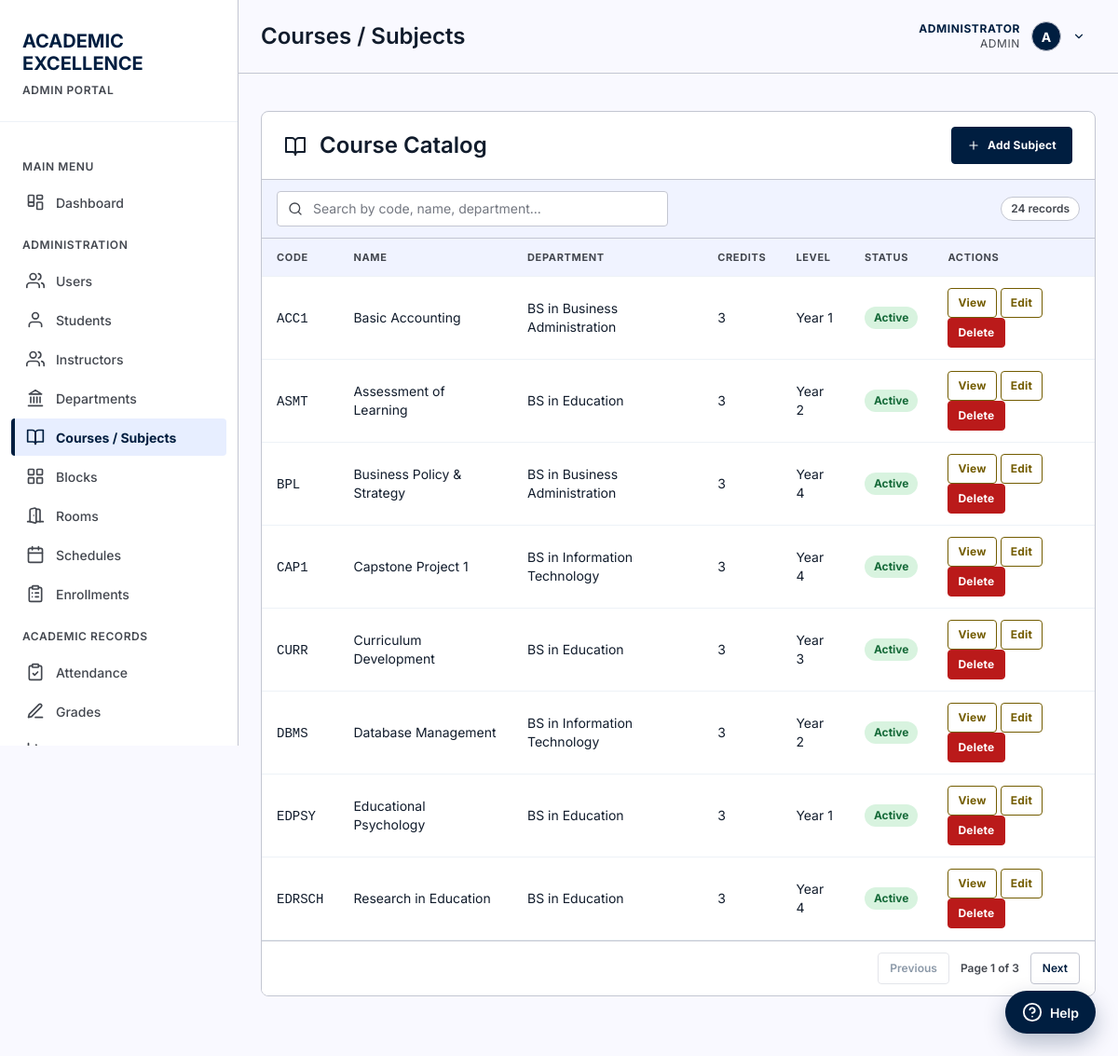
Page /pages/manage-subjects.php (signed in) on the committed database.
### tables this page shows
CREATE TABLE "users" (
                    id INTEGER PRIMARY KEY AUTOINCREMENT,
                    username TEXT NOT NULL UNIQUE,
                    password TEXT NOT NULL,
                    full_name TEXT NOT NULL,
                    email TEXT UNIQUE,
                    role TEXT NOT NULL DEFAULT 'student' CHECK(role IN ('admin', 'instructor', 'student')),
                    is_active INTEGER NOT NULL DEFAULT 1 CHECK(is_active IN (0, 1)),
                    last_login_at DATETIME,
                    created_at DATETIME NOT NULL DEFAULT CURRENT_TIMESTAMP,
                    updated_at DATETIME NOT NULL DEFAULT CURRENT_TIMESTAMP
                );

CREATE TABLE subjects (
        id INTEGER PRIMARY KEY AUTOINCREMENT,
        subject_code TEXT UNIQUE NOT NULL,
        subject_name TEXT NOT NULL,
        description TEXT,
        credits INTEGER DEFAULT 3,
        created_at TIMESTAMP DEFAULT CURRENT_TIMESTAMP
    , department_id INTEGER REFERENCES departments(id) ON DELETE SET NULL, course_level INTEGER, is_active INTEGER NOT NULL DEFAULT 1 CHECK(is_active IN (0, 1)), updated_at DATETIME);

CREATE TABLE departments (
            id INTEGER PRIMARY KEY AUTOINCREMENT,
            department_code TEXT NOT NULL UNIQUE,
            department_name TEXT NOT NULL,
            description TEXT,
            is_active INTEGER NOT NULL DEFAULT 1 CHECK(is_active IN (0, 1)),
            created_at DATETIME NOT NULL DEFAULT CURRENT_TIMESTAMP,
            updated_at DATETIME NOT NULL DEFAULT CURRENT_TIMESTAMP
        );

### includes/auth.php (called while the page is built, shortened)
<?php
function currentUser() {
    static $user = false;
    if ($user === false) {
        $db = getDB();
        $stmt = $db->prepare("SELECT * FROM users WHERE id = :id AND is_active = 1");
        $stmt->execute([':id' => (int) $_SESSION['user_id']]);
        $user = $stmt->fetch() ?: null;
    }
    return $user;
}
function isLoggedIn() {
    return currentUser() !== null;
}
function requireLogin() {
    if (!isLoggedIn()) {
        header('Location: ' . baseUrl() . 'login.php');
        exit();
    }
}
function requireRole(...$roles) {
    requireLogin();
    $user = currentUser();
}
function roleLabel($role) {
    return [
        'admin'      => 'Admin',
        'instructor' => 'Teacher',
        'student'    => 'Student'
    ][$role] ?? ucfirst((string) $role);
}

### pages/manage-subjects.php (the view, shortened to what this page needs)
<?php
requireRole('admin');
$db = getDB();
$subjects = $db->query("
    SELECT s.*, d.department_code, d.department_name
    FROM subjects s
    LEFT JOIN departments d ON s.department_id = d.id
    ORDER BY s.subject_code
")->fetchAll();
$pageTitle = 'Courses / Subjects';
include '../includes/header.php';
?>
<main>
    <div class="card">
        <div class="card-header" style="display: flex; justify-content: space-between; align-items: center;">
            <h2><?php echo icon('book-open', 24); ?> Course Catalog</h2>
            <button class="btn btn-primary" onclick="document.getElementById('addSubjectModal').style.display='block'"><?php echo icon('plus', 14); ?> Add Subject</button>
        </div>
        <div class="table-search-bar">
            <div class="table-search-wrapper">
                <span class="search-icon"><?php echo icon('search', 16); ?></span>
                <input type="text" id="subjectSearch" placeholder="Search by code, name, department...">
            </div>
            <span class="search-count"></span>
        </div>
        <table data-pagination data-page-size="8" id="subjectTable">
            <thead>
                <tr>
                    <th>Code</th>
                    <th>Name</th>
                    <th>Department</th>
                    <th>Credits</th>
                    <th>Level</th>
                    <th>Status</th>
                    <th>Actions</th>
                </tr>
            </thead>
            <tbody>
                <?php foreach ($subjects as $subject): ?>
                <tr data-search="<?php echo htmlspecialchars(strtolower($subject['subject_code'] . ' ' . $subject['subject_name'] . ' ' . ($subject['department_code'] ?? '') . ' ' . ($subject['department_name'] ?? ''))); ?>">
                    <td data-label="Code"><code><?php echo htmlspecialchars($subject['subject_code']); ?></code></td>
                    <td data-label="Name"><?php echo htmlspecialchars($subject['subject_name']); ?></td>
                    <td data-label="Department"><?php echo htmlspecialchars($subject['department_name'] ?? '—'); ?></td>
                    <td data-label="Credits"><?php echo $subject['credits']; ?></td>
                    <td data-label="Level"><?php echo $subject['course_level'] ? 'Year ' . $subject['course_level'] : '—'; ?></td>
                    <td data-label="Status">
                        <span class="attendance-badge status-<?php echo $subject['is_active'] ? 'present' : 'absent'; ?>">
                            <?php echo $subject['is_active'] ? 'Active' : 'Inactive'; ?>
                        </span>
                    </td>
                    <td data-label="Actions">
                        <button type="button" class="btn btn-secondary btn-sm"
                                data-id="<?php echo $subject['id']; ?>"
                                data-code="<?php echo htmlspecialchars($subject['subject_code'], ENT_QUOTES); ?>"
                                data-name="<?php echo htmlspecialchars($subject['subject_name'], ENT_QUOTES); ?>"
                                data-department="<?php echo htmlspecialchars($subject['department_name'] ?? '', ENT_QUOTES); ?>"
                                data-department-id="<?php echo (int) $subject['department_id']; ?>"
                                data-description="<?php echo htmlspecialchars($subject['description'] ?? '', ENT_QUOTES); ?>"
                                data-credits="<?php echo $subject['credits']; ?>"
                                data-level="<?php echo (int) $subject['course_level']; ?>"
                                data-active="<?php echo (int) $subject['is_active']; ?>"
                                data-created="<?php echo htmlspecialchars($subject['created_at'] ?? '', ENT_QUOTES); ?>"
                                onclick="viewSubject(this)">View</button>
                        <button type="button" class="btn btn-secondary btn-sm"
                                data-id="<?php echo $subject['id']; ?>"
                                data-code="<?php echo htmlspecialchars($subject['subject_code'], ENT_QUOTES); ?>"
                                data-name="<?php echo htmlspecialchars($subject['subject_name'], ENT_QUOTES); ?>"
                                data-department-id="<?php echo (int) $subject['department_id']; ?>"
                                data-description="<?php echo htmlspecialchars($subject['description'] ?? '', ENT_QUOTES); ?>"
                                data-credits="<?php echo $subject['credits']; ?>"
                                data-level="<?php echo (int) $subject['course_level']; ?>"
                                data-active="<?php echo (int) $subject['is_active']; ?>"
                                onclick="editSubject(this)">Edit</button>
                        <form method="POST" style="display: inline;" onsubmit="return confirm('Delete this subject?')">
                            <button type="submit" class="btn btn-danger btn-sm">Delete</button>
                        </form>
                    </td>
                </tr>
                <?php endforeach; ?>
            </tbody>
        </table>
    </div>
</main>
<?php include '../includes/footer.php'; ?>

### includes/header.php (shortened to what this page needs)
<?php
$currentPage = basename($_SERVER['PHP_SELF'], '.php');
$assetPrefix = $currentPage === 'index' ? '' : '../';
$user = currentUser();
$role = $user['role'];
$fullName = $user['full_name'];
$roleLabel = roleLabel($role);
$avatarLetter = strtoupper(substr($fullName, 0, 1));
?>
<!DOCTYPE html>
<html lang="en">
<head>
    <link rel="stylesheet" href="<?php echo $assetPrefix; ?>assets/css/style.css">
</head>
<body>
    <aside class="sidebar">
        <div class="sidebar-header">
            <h1>
                <span class="red">ACADEMIC</span><br>
                <span class="white">EXCELLENCE</span>
            </h1>
            <span class="portal-label"><?php echo strtoupper($roleLabel); ?> PORTAL</span>
        </div>
        <nav class="sidebar-menu">
            <div class="menu-category">Main Menu</div>
            <a href="<?php echo $assetPrefix; ?>index.php" class="menu-item <?php echo $currentPage === 'index' ? 'active' : ''; ?>">
                <span class="icon"><?php echo icon('dashboard'); ?></span>
                Dashboard
            </a>
            <?php if ($role === 'admin'): ?>
                <div class="menu-category">Administration</div>
                <a href="<?php echo $assetPrefix; ?>pages/users.php" class="menu-item <?php echo $currentPage === 'users' ? 'active' : ''; ?>">
                    <span class="icon"><?php echo icon('users'); ?></span>
                    Users
                </a>
                <a href="<?php echo $assetPrefix; ?>pages/students.php" class="menu-item <?php echo $currentPage === 'students' ? 'active' : ''; ?>">
                    <span class="icon"><?php echo icon('user'); ?></span>
                    Students
                </a>
                <a href="<?php echo $assetPrefix; ?>pages/instructors.php" class="menu-item <?php echo $currentPage === 'instructors' ? 'active' : ''; ?>">
                    <span class="icon"><?php echo icon('users'); ?></span>
                    Instructors
                </a>
                <a href="<?php echo $assetPrefix; ?>pages/departments.php" class="menu-item <?php echo $currentPage === 'departments' ? 'active' : ''; ?>">
                    <span class="icon"><?php echo icon('landmark'); ?></span>
                    Departments
                </a>
                <a href="<?php echo $assetPrefix; ?>pages/manage-subjects.php" class="menu-item <?php echo $currentPage === 'manage-subjects' ? 'active' : ''; ?>">
                    <span class="icon"><?php echo icon('book-open'); ?></span>
                    Courses / Subjects
                </a>
                <a href="<?php echo $assetPrefix; ?>pages/blocks.php" class="menu-item <?php echo $currentPage === 'blocks' ? 'active' : ''; ?>">
                    <span class="icon"><?php echo icon('grid'); ?></span>
                    Blocks
                </a>
                <a href="<?php echo $assetPrefix; ?>pages/rooms.php" class="menu-item <?php echo $currentPage === 'rooms' ? 'active' : ''; ?>">
                    <span class="icon"><?php echo icon('door'); ?></span>
                    Rooms
                </a>
                <a href="<?php echo $assetPrefix; ?>pages/schedules.php" class="menu-item <?php echo $currentPage === 'schedules' ? 'active' : ''; ?>">
                    <span class="icon"><?php echo icon('calendar'); ?></span>
                    Schedules
                </a>
                <a href="<?php echo $assetPrefix; ?>pages/enrollments.php" class="menu-item <?php echo $currentPage === 'enrollments' ? 'active' : ''; ?>">
                    <span class="icon"><?php echo icon('clipboard-list'); ?></span>
                    Enrollments
                </a>
                <div class="menu-category">Academic Records</div>
                <a href="<?php echo $assetPrefix; ?>pages/attendance.php" class="menu-item <?php echo $currentPage === 'attendance' ? 'active' : ''; ?>">
                    <span class="icon"><?php echo icon('clipboard-check'); ?></span>
                    Attendance
                </a>
                <a href="<?php echo $assetPrefix; ?>pages/grades.php" class="menu-item <?php echo $currentPage === 'grades' ? 'active' : ''; ?>">
                    <span class="icon"><?php echo icon('pen-line'); ?></span>
                    Grades
                </a>
                <a href="<?php echo $assetPrefix; ?>pages/reports.php" class="menu-item <?php echo $currentPage === 'reports' ? 'active' : ''; ?>">
                    <span class="icon"><?php echo icon('bar-chart'); ?></span>
                </a>
            <?php endif; ?>
        </nav>
    </aside>
    <div class="main-content">
        <header class="top-header">
            <h1 class="page-title"><?php echo $pageTitle ?? 'Dashboard'; ?></h1>
            <div class="user-info">
                <div class="user-menu">
                    <button class="user-menu-toggle" type="button" aria-haspopup="true" aria-expanded="false">
                        <div class="user-meta">
                            <span class="user-name"><?php echo htmlspecialchars($fullName); ?></span>
                            <span class="user-role"><?php echo $roleLabel; ?></span>
                        </div>
                        <div class="user-avatar"><?php echo $avatarLetter; ?></div>
                        <?php echo icon('chevron-down', 14); ?>
                    </button>
                </div>
            </div>
        </header>
        <div class="page-content">

### rows in the picture
users: role "ADMIN", full_name "ADMINISTRATOR", full_name "A"
subjects: subject_code "ACC1", subject_name "Basic Accounting", department.department_name "BS in Business Administration", credits "3", course_level "1", is_active "Active"
subjects: subject_code "ASMT", subject_name "Assessment of Learning", department.department_name "BS in Education", credits "3", course_level "2", is_active "Active"
subjects: subject_code "BPL", subject_name "Business Policy & Strategy", department.department_name "BS in Business Administration", credits "3", course_level "4", is_active "Active"
subjects: subject_code "CAP1", subject_name "Capstone Project 1", department.department_name "BS in Information Technology", credits "3", course_level "4", is_active "Active"
subjects: subject_code "CURR", subject_name "Curriculum Development", department.department_name "BS in Education", credits "3", course_level "3", is_active "Active"
subjects: subject_code "DBMS", subject_name "Database Management", department.department_name "BS in Information Technology", credits "3", course_level "2", is_active "Active"
subjects: subject_code "EDPSY", subject_name "Educational Psychology", department.department_name "BS in Education", credits "3", course_level "1", is_active "Active"
subjects: subject_code "EDRSCH", subject_name "Research in Education", department.department_name "BS in Education", credits "3", course_level "4", is_active "Active"

### other values in the picture
$pageTitle "Courses / Subjects"
